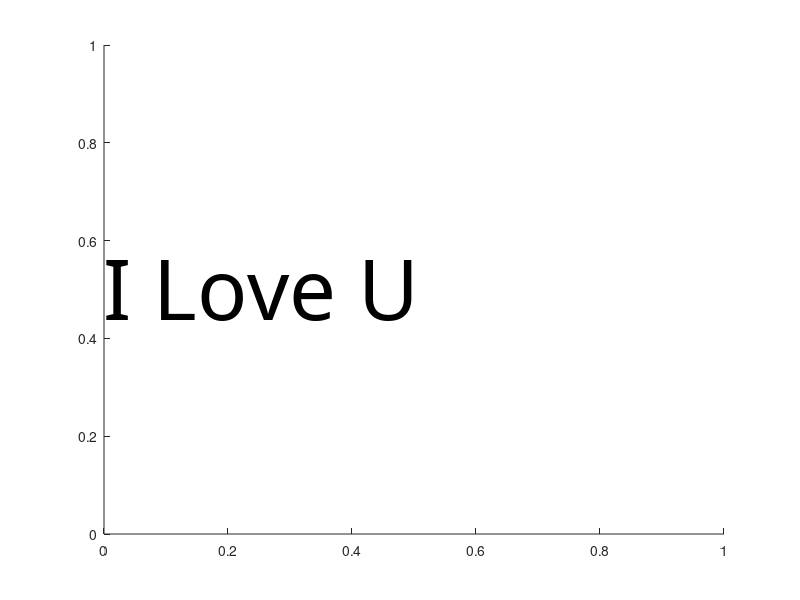

Write the MATLAB code that produced this figure. (Note: this script raises an error after producing the figure.)
clear
clc

%% %设定字体和字号
text(0,0.5,"I Love U","FontSize",60,"FontName","黑体");
%text(0,0.5,"Happy  New  Year","FontSize",40,"FontName","黑体");

%% 绘图
f=gcf;
a=f.Children;
a.Visible=0;
saveas(f,'temp.jpg')
close all

%% 修剪边框
im=imread('temp.jpg');
BW = rgb2gray(im);
BW=imresize(BW,0.25); %整体缩放比例

BW(BW>100)=255;
BW(BW<=100)=0;

[a,b]=find(BW==0);
BW(max(a):end,:)=[];
BW(1:min(a),:)=[];
BW(:,max(b):end)=[];
BW(:,1:min(b))=[];

temp1=round(size(BW,1)*0.4);
BW=[255*ones(temp1,size(BW,2)) ; BW; 255*ones(temp1,size(BW,2))];
temp2=round(size(BW,2)*0.2);
BW=[255*ones(size(BW,1),temp2)   BW  255*ones(size(BW,1),temp2)];

%% 设定填充
mystrings={'Rem'}; %填充字符

%% 开始填充
f=figure;
axis equal
axis([1 size(BW,2) 1 size(BW,1)])
hold on
for i=1:size(BW,1)
    for j=1:size(BW,2)
        if BW(i,j)==0
            text(j,size(BW,1)-i,mystrings{randi([1,length(mystrings)])},'Color',[rand(1,2) 1],'FontSize',10); %绘制字符
            pause(0.0001)
        end
    end
end
